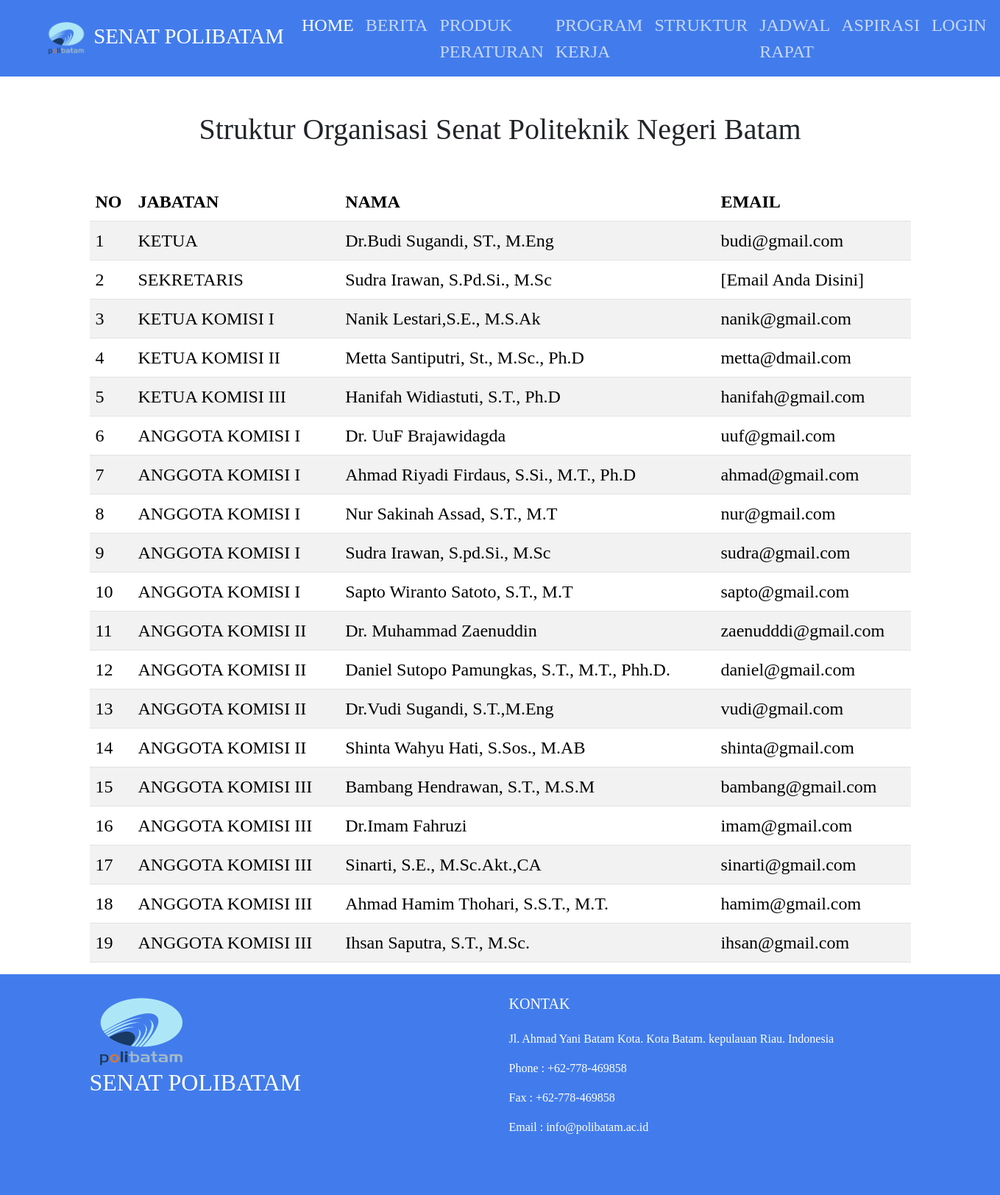
Page /struktur.php on the committed database.
### tables this page shows
CREATE TABLE `struktur` (
    `Id_struktur` int(11) AUTO_INCREMENT,
    `jabatan` varchar(50),
    `nama` varchar(100),
    `Email` varchar(100),
    PRIMARY KEY (Id_struktur)
);

### struktur.php (the view, shortened to what this page needs)
<!DOCTYPE html>
<html lang="en">
<head>
    <link rel="stylesheet" href="bootstrap/css/bootstrap.min.css" type="stylesheet">
    <link rel="stylesheet" href="style2.css">
    <link href="https://cdn.jsdelivr.net/npm/bootstrap@5.3.3/dist/css/bootstrap.min.css" rel="stylesheet"
>
    <link href="https://cdn.datatables.net/2.1.8/css/dataTables.dataTables.css" rel="stylesheet">
</head>
<body>
    <?php include('nav.php'); ?>
    <h1 class="text-center mt-5 mb-5">Struktur Organisasi Senat Politeknik Negeri Batam</h1>
<div class="row container-lg mx-auto mt-5 justify-content-sm-around">
<table class="jadwal table table-striped table-responsive-lg container-lg " id="example" >
        <thead>
            <tr>
                <th>NO</th>
                <th>JABATAN</th>
                <th>NAMA</th>
                <th>EMAIL</th>
            </tr>
        </thead>
        <tbody>
            <?php
            include 'dashboard/dbpublic.php';
            $q = mysqli_query($conn, "SELECT * FROM struktur");
            $no = 0;
            while($data = mysqli_fetch_array($q)){
                $no++;
            ?>
            <tr>
                <td><?= $no ?></td>
                <td><?= $data['jabatan'] ?></td>
                <td><?= $data['nama'] ?></td>
                <td><?= $data['Email'] ?></td>
            </tr>
            <?php } ?>
        </tbody>
</table>
</div>
<?php include('footer.php'); ?>
</body>
</html>

### style2.css (style rules this page uses)
:root { --color1:#427CEC; --color2:#7DA9FF; --color3:#ffffff; }
html, body { height: 100%; width:100%; margin:0; padding:0; font-size:16px; font-family: "Gurajada", serif !important; box-sizing: border-box; }
.jadwal th, .jadwal td { font-size:1.5em; }

### rows in the picture
struktur: jabatan "KETUA", nama "Dr.Budi Sugandi, ST., M.Eng", Email "budi@gmail.com"
struktur: jabatan "SEKRETARIS", nama "Sudra Irawan, S.Pd.Si., M.Sc", Email "[Email Anda Disini]"
struktur: jabatan "KETUA KOMISI I", nama "Nanik Lestari,S.E., M.S.Ak", Email "nanik@gmail.com"
struktur: jabatan "KETUA KOMISI II", nama "Metta Santiputri, St., M.Sc., Ph.D", Email "metta@dmail.com"
struktur: jabatan "KETUA KOMISI III", nama "Hanifah Widiastuti, S.T., Ph.D", Email "hanifah@gmail.com"
struktur: jabatan "ANGGOTA KOMISI I", nama "Dr. UuF Brajawidagda", Email "uuf@gmail.com"
struktur: jabatan "ANGGOTA KOMISI I", nama "Ahmad Riyadi Firdaus, S.Si., M.T., Ph.D", Email "ahmad@gmail.com"
struktur: jabatan "ANGGOTA KOMISI I", nama "Nur Sakinah Assad, S.T., M.T", Email "nur@gmail.com"
struktur: jabatan "ANGGOTA KOMISI I", nama "Sudra Irawan, S.pd.Si., M.Sc", Email "sudra@gmail.com"
struktur: jabatan "ANGGOTA KOMISI I", nama "Sapto Wiranto Satoto, S.T., M.T", Email "sapto@gmail.com"
struktur: jabatan "ANGGOTA KOMISI II", nama "Dr. Muhammad Zaenuddin", Email "zaenudddi@gmail.com"
struktur: jabatan "ANGGOTA KOMISI II", nama "Daniel Sutopo Pamungkas, S.T., M.T., Phh.D.", Email "daniel@gmail.com"
struktur: jabatan "ANGGOTA KOMISI II", nama "Dr.Vudi Sugandi, S.T.,M.Eng", Email "vudi@gmail.com"
struktur: jabatan "ANGGOTA KOMISI II", nama "Shinta Wahyu Hati, S.Sos., M.AB", Email "shinta@gmail.com"
struktur: jabatan "ANGGOTA KOMISI III", nama "Bambang Hendrawan, S.T., M.S.M", Email "bambang@gmail.com"
struktur: jabatan "ANGGOTA KOMISI III", nama "Dr.Imam Fahruzi", Email "imam@gmail.com"
struktur: jabatan "ANGGOTA KOMISI III", nama "Sinarti, S.E., M.Sc.Akt.,CA", Email "sinarti@gmail.com"
struktur: jabatan "ANGGOTA KOMISI III", nama "Ahmad Hamim Thohari, S.S.T., M.T.", Email "hamim@gmail.com"
struktur: jabatan "ANGGOTA KOMISI III", nama "Ihsan Saputra, S.T., M.Sc.", Email "ihsan@gmail.com"
